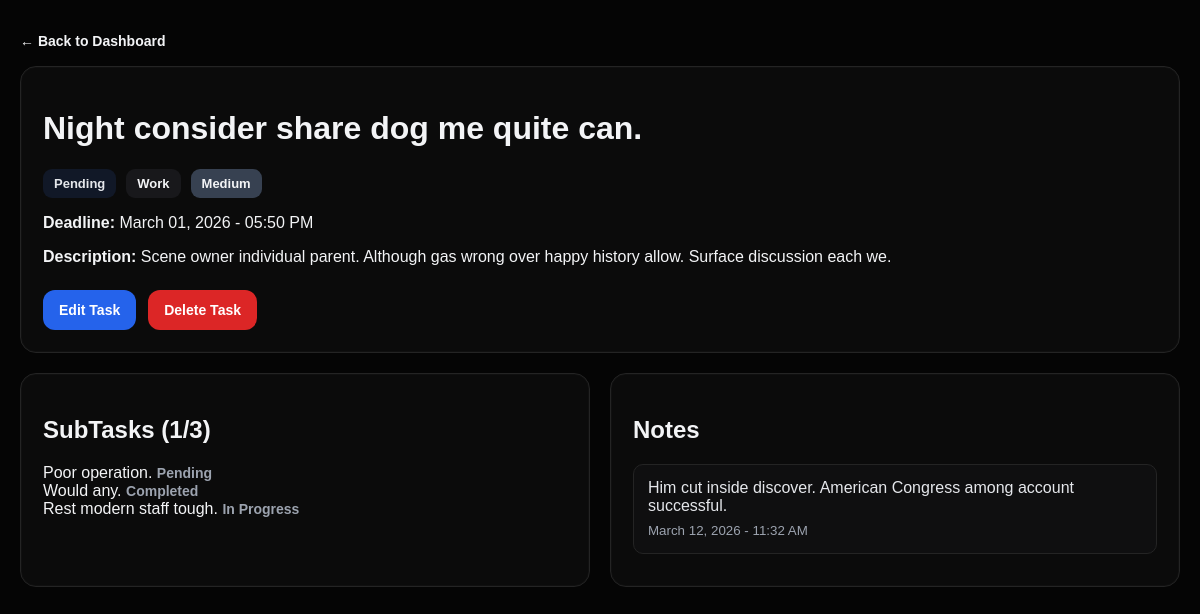
Screenshot of /tasks/9/ (signed in) with the database file from the repository.
### Hangarin/models.py (models this page shows, shortened)
class BaseModel(models.Model):
    created_at = models.DateTimeField(auto_now_add=True)
    updated_at = models.DateTimeField(auto_now=True)
    class Meta:
        abstract = True

class Task(BaseModel):
    title = models.CharField(max_length=255)
    description = models.TextField()
    deadline = models.DateTimeField()
    status = models.CharField(
        max_length=50,
        choices=StatusChoices.choices,
        default=StatusChoices.PENDING
    )
    category = models.ForeignKey(Category, on_delete=models.CASCADE, related_name="tasks")
    priority = models.ForeignKey(Priority, on_delete=models.CASCADE, related_name="tasks")

class Category(BaseModel):
    name = models.CharField(max_length=100)
    class Meta:
        verbose_name_plural = "Categories"
    def __str__(self):
        return self.name

class Priority(BaseModel):
    name = models.CharField(max_length=100)
    class Meta:
        verbose_name_plural = "Priorities"
    def __str__(self):
        return self.name

class SubTask(BaseModel):
    parent_task = models.ForeignKey(Task, on_delete=models.CASCADE, related_name="subtasks")
    title = models.CharField(max_length=255)
    status = models.CharField(
        max_length=50,
        choices=StatusChoices.choices,
        default=StatusChoices.PENDING
    )

class Note(BaseModel):
    task = models.ForeignKey(Task, on_delete=models.CASCADE, related_name="notes")
    content = models.TextField()

### Hangarin/views.py (the view)
# urls.py: path("tasks/<int:task_id>/", task_detail, name="task_detail"),
@login_required
def task_detail(request, task_id):
    task = get_object_or_404(Task, id=task_id)
    notes = task.notes.all().order_by("-created_at")
    subtasks = task.subtasks.all().order_by("-created_at")
    completed_subtasks = subtasks.filter(status="Completed").count()
    total_subtasks_task = subtasks.count()
    context = {
        "task": task,
        "notes": notes,
        "subtasks": subtasks,
        "completed_subtasks": completed_subtasks,
        "total_subtasks_task": total_subtasks_task,
    }
    return render(request, "task_detail.html", context)

### Hangarin/templates/task_detail.html (shortened to what this page needs)
{% extends "base.html" %}
{% block content %}
<div class="form-page">
    <div class="form-shell">
        <div class="page-top-link">
            <a href="{% url 'dashboard' %}" class="back-link">← Back to Dashboard</a>
        </div>
        <div class="detail-card">
            <h1>{{ task.title }}</h1>
            <div class="detail-meta">
                <span class="badge neutral">{{ task.status }}</span>
                <span class="badge category-badge">{{ task.category }}</span>
                <span class="badge priority-badge priority-{{ task.priority.name|lower }}">{{ task.priority }}</span>
            </div>
            <p><strong>Deadline:</strong> {{ task.deadline|date:"F d, Y - h:i A" }}</p>
            <p><strong>Description:</strong> {{ task.description }}</p>
            <div class="form-actions">
                <a href="{% url 'edit_task' task.id %}" class="primary-btn">Edit Task</a>
                <a href="{% url 'delete_task' task.id %}" class="danger-btn-link">Delete Task</a>
            </div>
        </div>
        <div class="detail-grid">
            <div class="detail-card">
                <h2>SubTasks ({{ completed_subtasks }}/{{ total_subtasks_task }})</h2>
                {% for subtask in subtasks %}
                    <div class="subtask-row">
                        <span>{{ subtask.title }}</span>
                        <span class="subtask-status">{{ subtask.status }}</span>
                    </div>
                {% empty %}
                    <p>No subtasks available.</p>
                {% endfor %}
            </div>
            <div class="detail-card">
                <h2>Notes</h2>
                {% for note in notes %}
                    <div class="note-box">
                        <p>{{ note.content }}</p>
                        <small>{{ note.created_at|date:"F d, Y - h:i A" }}</small>
                    </div>
                {% empty %}
                    <p>No notes available.</p>
                {% endfor %}
            </div>
        </div>
    </div>
</div>
{% endblock %}

### Hangarin/static/css/stylesheet.css (style rules this page uses)
* { box-sizing: border-box; }
html, body { margin: 0; padding: 0; min-height: 100%; }
body { font-family: Arial, sans-serif; background: #050505; color: #f3f4f6; }
.ghost-btn, .primary-btn { border: none; padding: 12px 16px; border-radius: 12px; font-size: 14px; text-decoration: none; cursor: pointer; font-weight: 600; transition: all 0.2s ease; }
.primary-btn { background: #2563eb; color: #ffffff; display: inline-flex; align-items: center; justify-content: center; }
.danger-btn-link { display: inline-block; padding: 12px 16px; border-radius: 12px; background: #dc2626; color: white; text-decoration: none; font-size: 14px; font-weight: 600; }
.detail-link, .back-link, .edit-link, .delete-link { text-decoration: none; font-weight: 600; font-size: 14px; }
.detail-link, .back-link, .edit-link { color: #f3f4f6; }
.badge { display: inline-block; padding: 7px 11px; border-radius: 9px; font-size: 13px; font-weight: 600; }
.badge.neutral { background: #111827; color: #e5e7eb; }
.category-badge { background: #18181b; color: #f3f4f6; }
.priority-badge.priority-medium { background: #374151; color: #f3f4f6; }
.priority-medium { background: linear-gradient(90deg, rgba(55, 65, 81, 0.95), rgba(31, 41, 55, 0.95)); color: #f3f4f6; }
.page-top-link { margin-bottom: 16px; }
.detail-meta { display: flex; gap: 10px; flex-wrap: wrap; margin: 15px 0; }
.detail-grid { display: grid; grid-template-columns: 1fr 1fr; gap: 20px; margin-top: 20px; }
.detail-card { background: #0b0b0b; border: 1px solid #242424; border-radius: 16px; padding: 22px; box-shadow: inset 0 0 0 1px rgba(255, 255, 255, 0.02); }
.subtask-status { color: #9ca3af; font-size: 14px; font-weight: 600; }
.note-box { padding: 14px; border-radius: 10px; background: #0f0f10; margin-bottom: 10px; border: 1px solid #242424; }
.note-box p { margin: 0 0 6px; color: #e5e7eb; }
.note-box small { color: #9ca3af; }
.form-page { background: #050505; min-height: 100vh; padding: 32px 20px 40px; }
.form-shell { max-width: 1180px; margin: 0 auto; }
.form-actions { display: flex; gap: 12px; margin-top: 24px; align-items: center; flex-wrap: wrap; }

### rows the page displays
Task: title "Night consider share dog me quite can.", status "Pending", category "Work", priority "Medium", deadline "March 01, 2026 - 05:50 PM", description "Scene owner individual parent. Although gas wrong over happy history allow. Surface discussion each we."
SubTask: title "Poor operation.", status "Pending"
SubTask: title "Would any.", status "Completed"
SubTask: title "Rest modern staff tough.", status "In Progress"
Note: content "Him cut inside discover. American Congress among account successful.", created_at "March 12, 2026 - 11:32 AM"

### other values shown
{{ completed_subtasks }} "1"
{{ total_subtasks_task }} "3"
